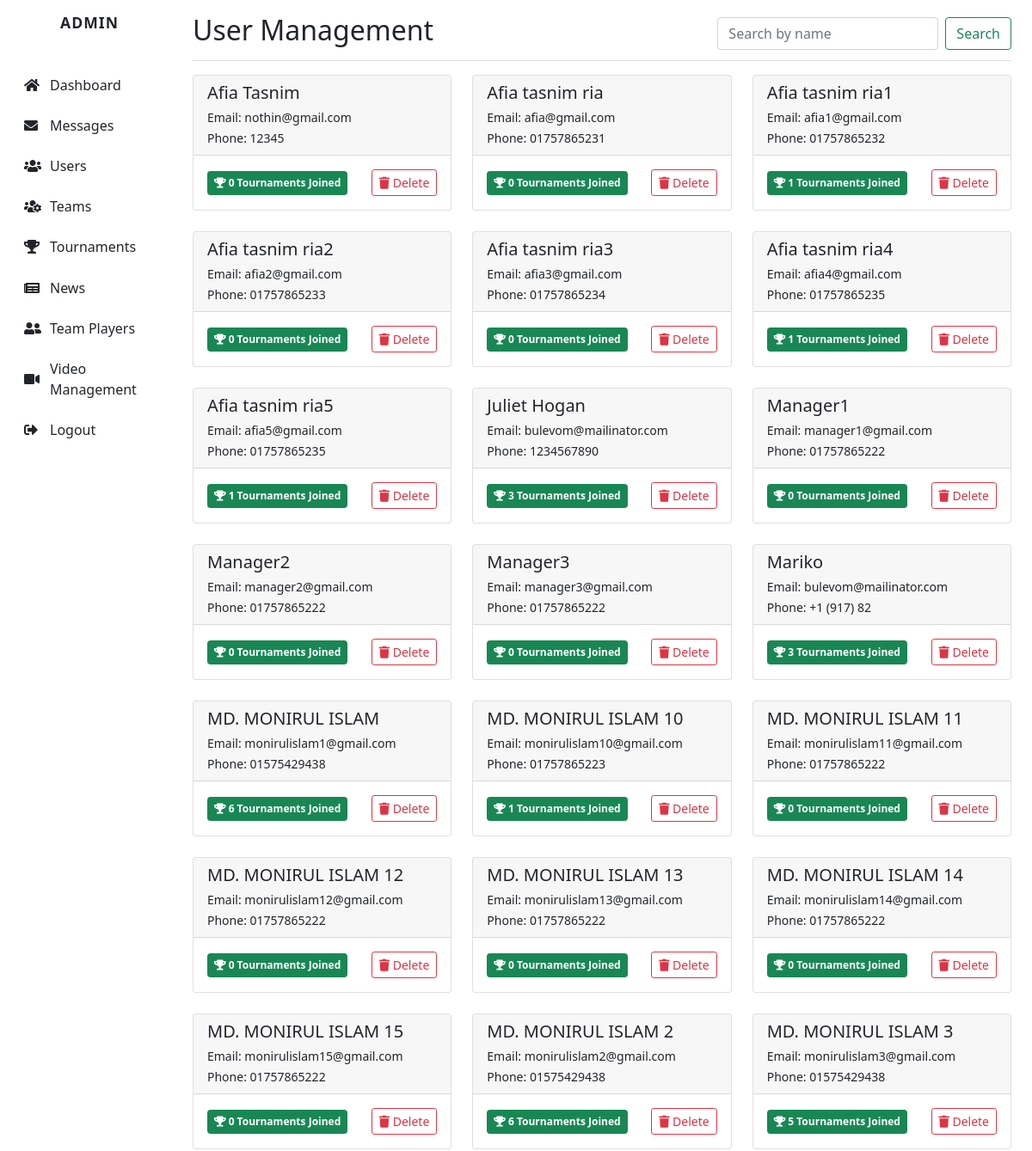
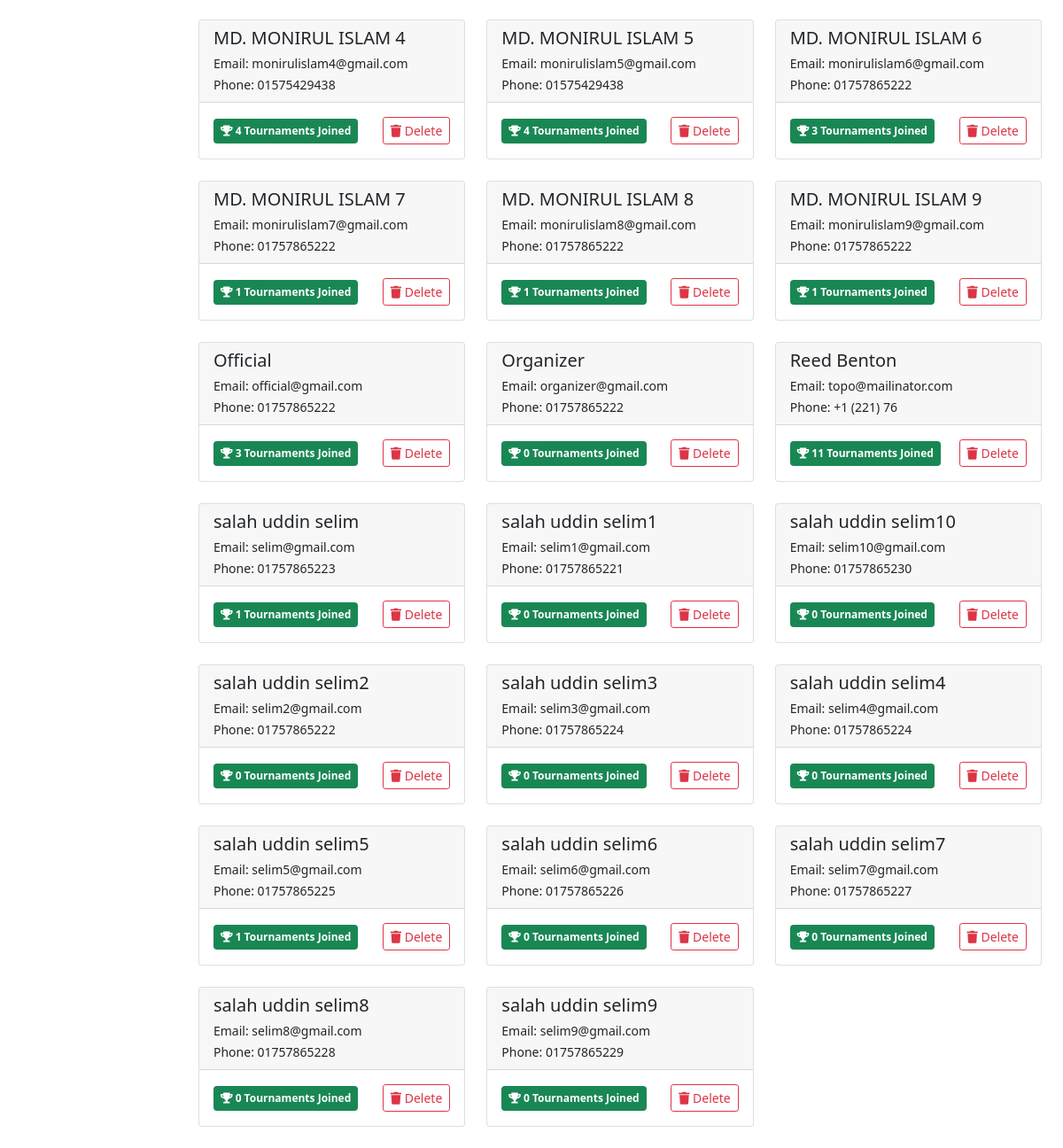
The app's page /Admin/users.php (signed in) with its own data (2 pictures, top to bottom).
### tables this page shows
CREATE TABLE `userinfo` (
  `id` int(11) NOT NULL,
  `username` varchar(20) DEFAULT NULL,
  `fullName` varchar(30) NOT NULL,
  `email` varchar(30) NOT NULL,
  `password_key` varchar(255) NOT NULL,
  `role` varchar(20) DEFAULT NULL,
  `phone` varchar(11) NOT NULL,
  `dp` varchar(100) DEFAULT NULL,
  `cover` varchar(100) DEFAULT NULL
);

### Admin/users.php (the view, shortened to what this page needs)
<?php
require_once 'config.php';
try {
    $search_term = isset($_GET['search']) ? trim($_GET['search']) : '';
    if (!empty($search_term)) {
        $query = "
            SELECT
                u.id,
                u.fullName AS full_name,
                u.email,
                u.phone,
                (
                    SELECT COUNT(DISTINCT tt.tournament_id)
                    FROM tournament_team tt
                    JOIN team_player tp ON tt.team_id = tp.team_id
                    WHERE tp.user_id = u.id
                ) + (
                    SELECT COUNT(DISTINCT toff.tournament_id)
                    FROM tournament_officials toff
                    WHERE toff.official_id = u.id
                ) AS tournament_count
            FROM userinfo u
            WHERE u.fullName LIKE :search
            ORDER BY u.fullName
        ";
        $stmt = $conn->prepare($query);
        $stmt->bindValue(':search', "%{$search_term}%", PDO::PARAM_STR);
    } else {
        $query = "
            SELECT
                u.id,
                u.fullName AS full_name,
                u.email,
                u.phone,
                (
                    SELECT COUNT(DISTINCT tt.tournament_id)
                    FROM tournament_team tt
                    JOIN team_player tp ON tt.team_id = tp.team_id
                    WHERE tp.user_id = u.id
                ) + (
                    SELECT COUNT(DISTINCT toff.tournament_id)
                    FROM tournament_officials toff
                    WHERE toff.official_id = u.id
                ) AS tournament_count
            FROM userinfo u
            ORDER BY u.fullName
        ";
        $stmt = $conn->prepare($query);
    }
    $stmt->execute();
    $users = $stmt->fetchAll(PDO::FETCH_ASSOC);
} catch (PDOException $e) {
    $users = [];
    $_SESSION['error'] = "Error fetching users: " . $e->getMessage();
}
?>
<!DOCTYPE html>
<html lang="en">
<head>
    <link href="https://cdn.jsdelivr.net/npm/bootstrap@5.1.3/dist/css/bootstrap.min.css" rel="stylesheet">
    <link href="https://cdnjs.cloudflare.com/ajax/libs/font-awesome/5.15.3/css/all.min.css" rel="stylesheet">
</head>
<body>
    <div class="container-fluid">
        <div class="row">
            <?php include 'component/sidebar.php'; ?>
            <main class="col-md-10 ms-sm-auto px-4">
                <div class="d-flex justify-content-between flex-wrap flex-md-nowrap align-items-center pt-3 pb-2 mb-3 border-bottom">
                    <h1 class="h2">User Management</h1>
                    <form class="d-flex" action="users.php" method="get">
                        <input class="form-control me-2" type="search" name="search"
                               placeholder="Search by name"
                               value="<?php echo htmlspecialchars(isset($_GET['search']) ? $_GET['search'] : ''); ?>">
                        <button class="btn btn-outline-success" type="submit">Search</button>
                    </form>
                </div>
                <div class="row">
                    <?php if (empty($users)): ?>
                        <div class="col-12">
                            <div class="alert alert-info text-center">
                                No users found.
                            </div>
                        </div>
                    <?php else: ?>
                        <?php foreach ($users as $user): ?>
                            <div class="col-md-4 mb-4">
                                <div class="card user-card">
                                    <div class="card-header">
                                        <h5 class="card-title mb-1">
                                            <?php echo htmlspecialchars($user['full_name']); ?>
                                        </h5>
                                        <small>Email: <?php echo htmlspecialchars($user['email']); ?></small><br>
                                        <small>Phone: <?php echo htmlspecialchars($user['phone']); ?></small>
                                    </div>
                                    <div class="card-body">
                                        <div class="d-flex justify-content-between align-items-center">
                                            <div class="badge bg-success text-white p-2">
                                                <i class="fas fa-trophy"></i>
                                                <?php echo $user['tournament_count']; ?> Tournaments Joined
                                            </div>
                                            <a href="users.php?delete=<?php echo $user['id']; ?>"
                                               class="btn btn-sm btn-outline-danger"
                                               onclick="return confirm('Are you sure you want to delete this user? This will remove all associated tournament data.');">
                                                <i class="fas fa-trash"></i> Delete
                                            </a>
                                        </div>
                                    </div>
                                </div>
                            </div>
                        <?php endforeach; ?>
                    <?php endif; ?>
                </div>
            </main>
        </div>
    </div>
</body>
</html>

### Admin/users.php (style rules this page uses)
.user-card { transition: transform 0.3s; }

### records on screen
userinfo: fullName "Afia Tasnim", email "nothin@gmail.com", phone "12345", tournament_count "0"
userinfo: fullName "Afia tasnim ria", email "afia@gmail.com", phone "01757865231", tournament_count "0"
userinfo: fullName "Afia tasnim ria1", email "afia1@gmail.com", phone "01757865232", tournament_count "1"
userinfo: fullName "Afia tasnim ria2", email "afia2@gmail.com", phone "01757865233", tournament_count "0"
userinfo: fullName "Afia tasnim ria3", email "afia3@gmail.com", phone "01757865234", tournament_count "0"
userinfo: fullName "Afia tasnim ria4", email "afia4@gmail.com", phone "01757865235", tournament_count "1"
userinfo: fullName "Afia tasnim ria5", email "afia5@gmail.com", phone "01757865235", tournament_count "1"
userinfo: fullName "Juliet Hogan", email "bulevom@mailinator.com", phone "1234567890", tournament_count "3"
userinfo: fullName "Manager1", email "manager1@gmail.com", phone "01757865222", tournament_count "0"
userinfo: fullName "Manager2", email "manager2@gmail.com", phone "01757865222", tournament_count "0"
userinfo: fullName "Manager3", email "manager3@gmail.com", phone "01757865222", tournament_count "0"
userinfo: fullName "Mariko", email "bulevom@mailinator.com", phone "+1 (917) 82", tournament_count "3"
userinfo: fullName "MD. MONIRUL ISLAM", email "monirulislam1@gmail.com", phone "01575429438", tournament_count "6"
userinfo: fullName "MD. MONIRUL ISLAM 10", email "monirulislam10@gmail.com", phone "01757865223", tournament_count "1"
userinfo: fullName "MD. MONIRUL ISLAM 11", email "monirulislam11@gmail.com", phone "01757865222", tournament_count "0"
userinfo: fullName "MD. MONIRUL ISLAM 12", email "monirulislam12@gmail.com", phone "01757865222", tournament_count "0"
userinfo: fullName "MD. MONIRUL ISLAM 13", email "monirulislam13@gmail.com", phone "01757865222", tournament_count "0"
userinfo: fullName "MD. MONIRUL ISLAM 14", email "monirulislam14@gmail.com", phone "01757865222", tournament_count "0"
userinfo: fullName "MD. MONIRUL ISLAM 15", email "monirulislam15@gmail.com", phone "01757865222", tournament_count "0"
userinfo: fullName "MD. MONIRUL ISLAM 2", email "monirulislam2@gmail.com", phone "01575429438", tournament_count "6"
userinfo: fullName "MD. MONIRUL ISLAM 3", email "monirulislam3@gmail.com", phone "01575429438", tournament_count "5"
userinfo: fullName "MD. MONIRUL ISLAM 4", email "monirulislam4@gmail.com", phone "01575429438", tournament_count "4"
userinfo: fullName "MD. MONIRUL ISLAM 5", email "monirulislam5@gmail.com", phone "01575429438", tournament_count "4"
userinfo: fullName "MD. MONIRUL ISLAM 6", email "monirulislam6@gmail.com", phone "01757865222", tournament_count "3"
userinfo: fullName "MD. MONIRUL ISLAM 7", email "monirulislam7@gmail.com", phone "01757865222", tournament_count "1"
userinfo: fullName "MD. MONIRUL ISLAM 8", email "monirulislam8@gmail.com", phone "01757865222", tournament_count "1"
userinfo: fullName "MD. MONIRUL ISLAM 9", email "monirulislam9@gmail.com", phone "01757865222", tournament_count "1"
userinfo: fullName "Official", email "official@gmail.com", phone "01757865222", tournament_count "3"
userinfo: fullName "Organizer", email "organizer@gmail.com", phone "01757865222", tournament_count "0"
userinfo: fullName "Reed Benton", email "topo@mailinator.com", phone "+1 (221) 76", tournament_count "11"
userinfo: fullName "salah uddin selim", email "selim@gmail.com", phone "01757865223", tournament_count "1"
userinfo: fullName "salah uddin selim1", email "selim1@gmail.com", phone "01757865221", tournament_count "0"
userinfo: fullName "salah uddin selim10", email "selim10@gmail.com", phone "01757865230", tournament_count "0"
userinfo: fullName "salah uddin selim2", email "selim2@gmail.com", phone "01757865222", tournament_count "0"
userinfo: fullName "salah uddin selim3", email "selim3@gmail.com", phone "01757865224", tournament_count "0"
userinfo: fullName "salah uddin selim4", email "selim4@gmail.com", phone "01757865224", tournament_count "0"
userinfo: fullName "salah uddin selim5", email "selim5@gmail.com", phone "01757865225", tournament_count "1"
userinfo: fullName "salah uddin selim6", email "selim6@gmail.com", phone "01757865226", tournament_count "0"
userinfo: fullName "salah uddin selim7", email "selim7@gmail.com", phone "01757865227", tournament_count "0"
userinfo: fullName "salah uddin selim8", email "selim8@gmail.com", phone "01757865228", tournament_count "0"
userinfo: fullName "salah uddin selim9", email "selim9@gmail.com", phone "01757865229", tournament_count "0"
